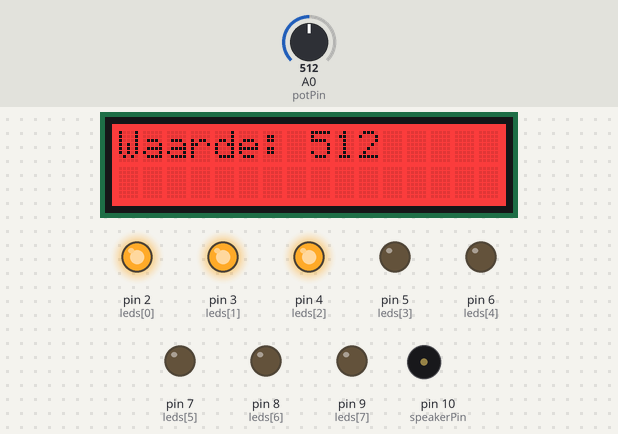
Recording of a sketch running on a simulated Arduino Uno, built with avr-gcc and run on an emulated ATmega328P. Parts: 16×2 character LCD, output pins drawn as LEDs (lit = HIGH), buzzer (waves = sounding). The inputs (shaded band) are chosen by the test bench; at power-on: A0 (potPin) = 512. What the sketch prints to the serial monitor is not drawn.

Above: at 4.9 s.
5.0 s: A0 (potPin) set to 716
At 5.4 s:
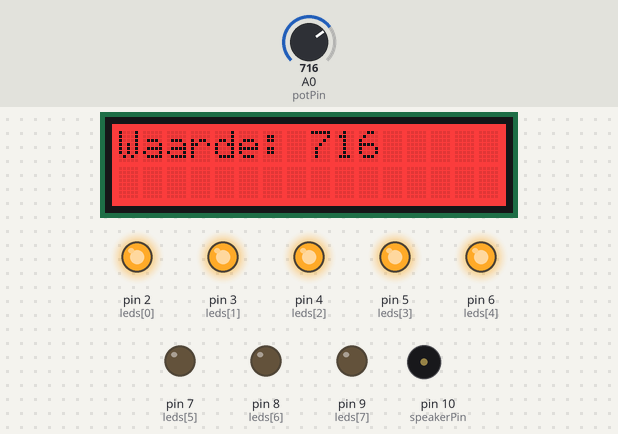
6.5 s: A0 (potPin) set to 900
At 7.4 s:
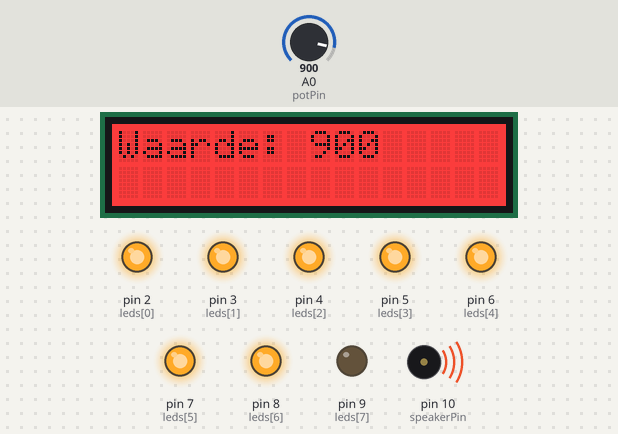
8.0 s: A0 (potPin) set to 884
At 8.6 s:
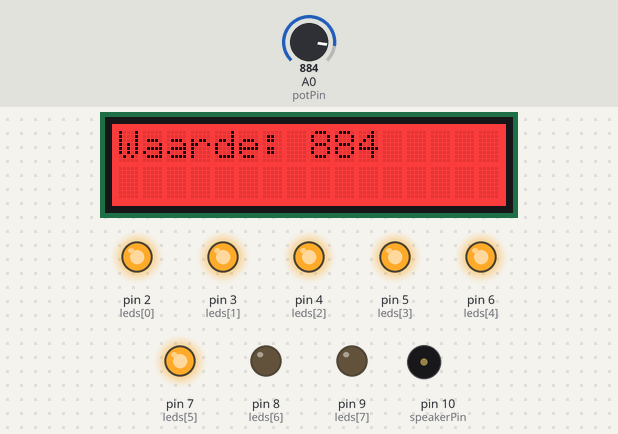
11.0 s: A0 (potPin) set to 306
At 12.3 s:
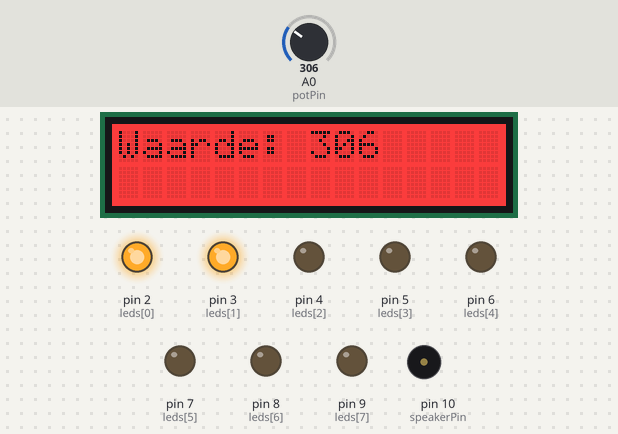
12.6 s: A0 (potPin) set to 122
At 13.8 s:
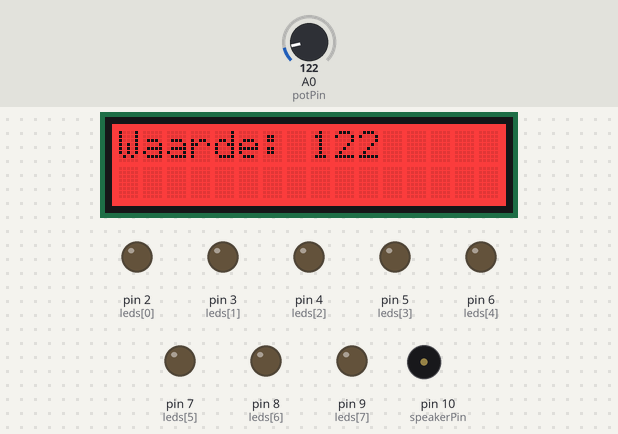
Timing chart, 0 to 15.2 s (numbered marks = the images above; inputs shaded):
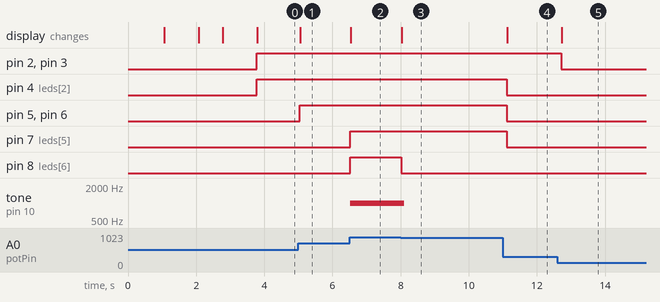

The sketch:

HIT_IT_Nieuw.ino
```cpp
#include <Wire.h>
#include "rgb_lcd.h"

rgb_lcd lcd;

// LCD kleur rood
const int colorR = 255;
const int colorG = 0;
const int colorB = 0;

// LED-pinnen
int leds[] = {2, 3, 4, 5, 6, 7, 8, 9};

// Potentiometer en speaker
const int potPin = A0;
const int speakerPin = 10;

int potValue = 0;

void setup() {
  // Init LCD
  lcd.begin(16, 2);
  lcd.setRGB(colorR, colorG, colorB);

  // Countdown bij opstarten
  lcd.setCursor(0, 0);
  lcd.print("3");
  delay(1000);
  lcd.setCursor(1, 0);
  lcd.print("2");
  delay(1000);
  lcd.setCursor(2, 0);
  lcd.print("1");
  lcd.setCursor(0, 1);
  delay(700);
  lcd.print("HIT IT!");
  delay(1000);
  lcd.clear();

  // Init LEDS en speaker
  for (int i = 0; i < 8; i++) {
    pinMode(leds[i], OUTPUT);
  }
  pinMode(speakerPin, OUTPUT);
  pinMode(potPin, INPUT);

  Serial.begin(9600);
}

void loop() {
  // Potentiometer uitlezen
  potValue = analogRead(potPin);

  // LEDs aansturen
  for (int i = 0; i < 8; i++) {
    if (potValue > (i + 1) * 128) {
      digitalWrite(leds[i], HIGH);
    } else {
      digitalWrite(leds[i], LOW);
    }
  }

  // Speaker geluid bij maximum
  if (potValue > 896) {
    tone(speakerPin, 1000, 200);  // 1000 Hz, 200 ms
  }

  // Toon potmeterwaarde
  lcd.clear();
  lcd.setCursor(0, 0);
  lcd.print("Waarde: ");
  lcd.print(potValue);
  Serial.print("Potentiometer = ");
  Serial.println(potValue);

  delay(100);
}
```

Measured:
- the behaviour switches between 897 and 896 on A0 (potPin) (found by bisection; images 2 and 3)
- after the input at 5.0 s, pin 5 (leds[3]), pin 6 (leds[4]): LOW → HIGH at once; the display: changes after 0.05 s (image 1)
- after the input at 6.5 s, pin 7 (leds[5]), pin 8 (leds[6]): LOW → HIGH at once; tone on pin 10 (speakerPin): silent → 1000 Hz at once; the display: changes at once (image 2)
- after the input at 8.0 s, pin 8 (leds[6]): HIGH → LOW at once; tone on pin 10 (speakerPin): 1000 Hz → silent after 0.10 s; the display: changes at once (image 3)
- after the input at 11.0 s, pin 4 (leds[2]), pin 5 (leds[3]), pin 6 (leds[4]), pin 7 (leds[5]): HIGH → LOW after 0.11 s; the display: changes after 0.12 s (image 4)
- after the input at 12.6 s, pin 2 (leds[0]), pin 3 (leds[1]): HIGH → LOW after 0.11 s; the display: changes after 0.13 s (image 5)
